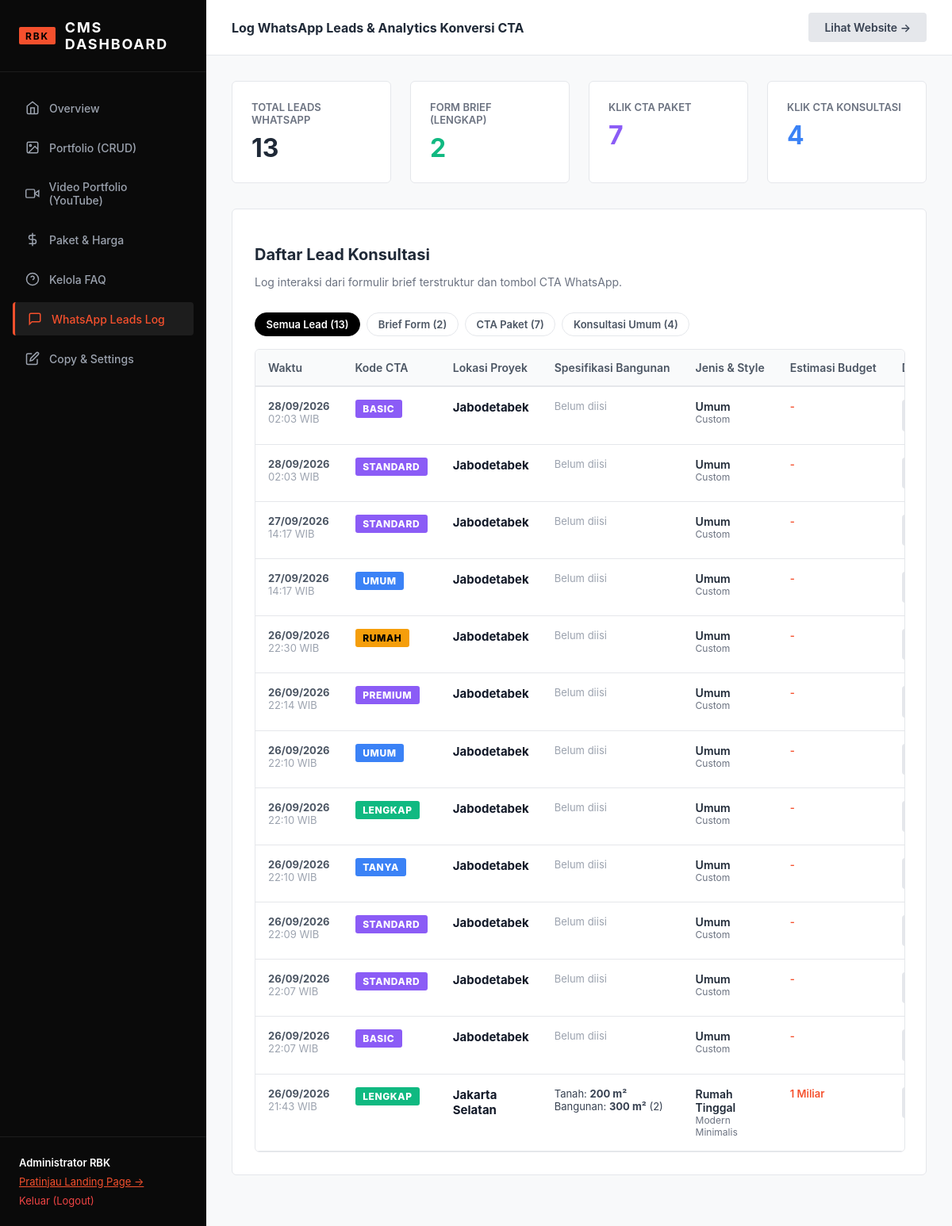
Page /admin/leads.php (signed in) on the earlier database version.
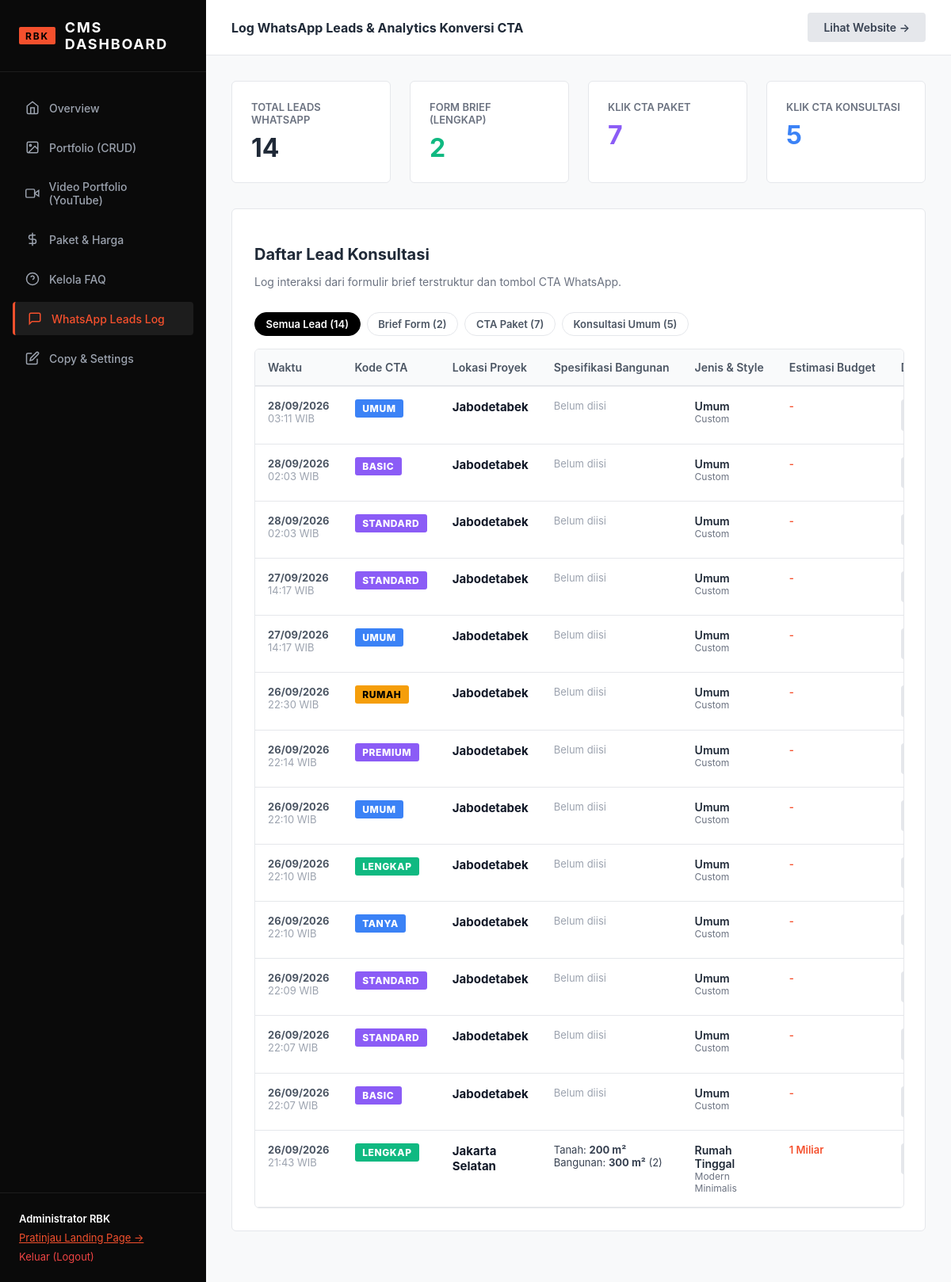
Same page on the later database version.
### tables this page shows
CREATE TABLE leads (
        id INTEGER PRIMARY KEY AUTOINCREMENT,
        name TEXT,
        wa_number TEXT,
        location TEXT,
        land_area TEXT,
        building_area TEXT,
        floors TEXT,
        building_type TEXT,
        style TEXT,
        budget TEXT,
        full_message TEXT,
        source_cta TEXT,
        status TEXT DEFAULT 'new',
        created_at DATETIME DEFAULT CURRENT_TIMESTAMP
    );

### config/auth.php (called while the page is built, shortened)
<?php
function e($string) {
    return htmlspecialchars($string ?? '', ENT_QUOTES, 'UTF-8');
}

### admin/leads.php (the view, shortened to what this page needs)
<?php
require_once __DIR__ . '/../config/auth.php';
$db = getDB();
$filter = $_GET['filter'] ?? 'all';
$sql = "SELECT * FROM leads";
$params = [];
$sql .= " ORDER BY created_at DESC";
$leads = $db->prepare($sql);
$leads->execute($params);
$leadsList = $leads->fetchAll();
$totalLeads = $db->query("SELECT COUNT(*) FROM leads")->fetchColumn();
$totalBriefs = $db->query("SELECT COUNT(*) FROM leads WHERE source_cta = 'LENGKAP'")->fetchColumn();
$totalPaket = $db->query("SELECT COUNT(*) FROM leads WHERE source_cta IN ('BASIC', 'STANDARD', 'PREMIUM', 'REKOMENDASI')")->fetchColumn();
$totalGeneral = $db->query("SELECT COUNT(*) FROM leads WHERE source_cta NOT IN ('LENGKAP', 'BASIC', 'STANDARD', 'PREMIUM', 'REKOMENDASI')")->fetchColumn();
?>
<!DOCTYPE html>
<html lang="id">
<head>
  <link rel="stylesheet" href="/assets/css/admin.css">
</head>
<body class="admin-body">
  <?php include __DIR__ . '/sidebar.php'; ?>
  <div class="admin-main">
    <div class="admin-topbar">
      <div><strong>Log WhatsApp Leads & Analytics Konversi CTA</strong></div>
      <a href="/" target="_blank" class="btn-admin btn-admin-secondary">Lihat Website &rarr;</a>
    </div>
    <div class="admin-content">
      <div class="stats-grid">
        <div class="stat-card">
          <div class="stat-label">Total Leads WhatsApp</div>
          <div class="stat-value"><?= $totalLeads; ?></div>
        </div>
        <div class="stat-card">
          <div class="stat-label">Form Brief (Lengkap)</div>
          <div class="stat-value" style="color: #10B981;"><?= $totalBriefs; ?></div>
        </div>
        <div class="stat-card">
          <div class="stat-label">Klik CTA Paket</div>
          <div class="stat-value" style="color: #8B5CF6;"><?= $totalPaket; ?></div>
        </div>
        <div class="stat-card">
          <div class="stat-label">Klik CTA Konsultasi</div>
          <div class="stat-value" style="color: #3B82F6;"><?= $totalGeneral; ?></div>
        </div>
      </div>
      <div class="card">
        <div style="display: flex; align-items: center; justify-content: space-between; flex-wrap: wrap; gap: 1rem; margin-bottom: 1rem;">
          <div>
            <h2 style="font-size: 1.25rem; font-weight: 700; margin-bottom: 0.25rem;">Daftar Lead Konsultasi</h2>
            <p style="font-size: 0.875rem; color: #6B7280;">Log interaksi dari formulir brief terstruktur dan tombol CTA WhatsApp.</p>
          </div>
          <div class="filter-pills" style="margin-bottom: 0;">
            <a href="/admin/leads.php?filter=all" class="filter-pill <?= $filter === 'all' ? 'active' : ''; ?>">Semua Lead (<?= $totalLeads; ?>)</a>
            <a href="/admin/leads.php?filter=brief" class="filter-pill <?= $filter === 'brief' ? 'active' : ''; ?>">Brief Form (<?= $totalBriefs; ?>)</a>
            <a href="/admin/leads.php?filter=paket" class="filter-pill <?= $filter === 'paket' ? 'active' : ''; ?>">CTA Paket (<?= $totalPaket; ?>)</a>
            <a href="/admin/leads.php?filter=umum" class="filter-pill <?= $filter === 'umum' ? 'active' : ''; ?>">Konsultasi Umum (<?= $totalGeneral; ?>)</a>
          </div>
        </div>
        <?php if (empty($leadsList)): ?>
          <div style="text-align: center; padding: 4rem 2rem; color: #9CA3AF; background: #F9FAFB; border-radius: 6px; border: 1px dashed #E5E7EB;">
            <svg width="48" height="48" viewBox="0 0 24 24" fill="none" stroke="currentColor" stroke-width="1.5" style="margin-bottom: 1rem; color: #D1D5DB;"><path d="M21 15a2 2 0 0 1-2 2H7l-4 4V5a2 2 0 0 1 2-2h14a2 2 0 0 1 2 2z"/></svg>
            <div style="font-size: 1rem; font-weight: 600; color: #374151;">Belum Ada Lead Tersimpan</div>
            <div style="font-size: 0.875rem; color: #6B7280; margin-top: 0.25rem;">Leads akan otomatis masuk ketika pengunjung mengklik CTA WhatsApp atau mengirim formulir brief.</div>
          </div>
        <?php else: ?>
          <div class="table-responsive">
            <table class="admin-table">
              <thead>
                <tr>
                  <th style="width: 130px;">Waktu</th>
                  <th style="width: 140px;">Kode CTA</th>
                  <th style="width: 180px;">Lokasi Proyek</th>
                  <th style="width: 200px;">Spesifikasi Bangunan</th>
                  <th style="width: 180px;">Jenis & Style</th>
                  <th style="width: 160px;">Estimasi Budget</th>
                  <th style="width: 160px;">Detail Brief</th>
                </tr>
              </thead>
              <tbody>
                <?php foreach ($leadsList as $lead): ?>
                  <?php
                    $ctaCode = strtoupper($lead['source_cta'] ?? 'UMUM');
                    $badgeClass = 'umum';
                    if ($ctaCode === 'LENGKAP') {
                        $badgeClass = 'lengkap';
                    } elseif (in_array($ctaCode, ['BASIC', 'STANDARD', 'PREMIUM', 'REKOMENDASI'])) {
                        $badgeClass = 'paket';
                    } elseif (in_array($ctaCode, ['SEBELUM-BANGUN', 'RUMAH', 'KOMERSIAL'])) {
                        $badgeClass = 'sebelum';
                    }
                  ?>
                  <tr>
                    <td style="white-space: nowrap; font-size: 0.8125rem; color: #4B5563;">
                      <strong><?= date('d/m/Y', strtotime($lead['created_at'])); ?></strong><br>
                      <span style="color: #9CA3AF;"><?= date('H:i', strtotime($lead['created_at'])); ?> WIB</span>
                    </td>
                    <td>
                      <span class="badge-cta <?= $badgeClass; ?>"><?= e($ctaCode); ?></span>
                    </td>
                    <td>
                      <strong style="color: #111827; font-size: 0.9375rem;"><?= e($lead['location'] ?? 'Jabodetabek'); ?></strong>
                    </td>
                    <td style="font-size: 0.8125rem; color: #374151;">
                      <?php if (!empty($lead['land_area']) || !empty($lead['building_area'])): ?>
                        <div>Tanah: <strong><?= e($lead['land_area'] ?? '-'); ?> m²</strong></div>
                        <div>Bangunan: <strong><?= e($lead['building_area'] ?? '-'); ?> m²</strong> (<?= e($lead['floors'] ?? '-'); ?>)</div>
                      <?php else: ?>
                        <span style="color: #9CA3AF;">Belum diisi</span>
                      <?php endif; ?>
                    </td>
                    <td>
                      <div style="font-weight: 600; color: #1F2937;"><?= e($lead['building_type'] ?? 'Umum'); ?></div>
                      <div style="font-size: 0.75rem; color: #6B7280;"><?= e($lead['style'] ?? 'Custom'); ?></div>
                    </td>
                    <td style="font-size: 0.8125rem; font-weight: 600; color: var(--admin-primary);">
                      <?= e($lead['budget'] ?? '-'); ?>
                    </td>
                    <td>
                      <button type="button" class="btn-admin btn-admin-secondary btn-view-brief" style="padding: 0.35rem 0.75rem; font-size: 0.75rem;" data-message="<?= e($lead['full_message']); ?>" data-cta="<?= e($ctaCode); ?>" data-date="<?= date('d M Y H:i', strtotime($lead['created_at'])); ?>">
                      </button>
                    </td>
                  </tr>
                <?php endforeach; ?>
              </tbody>
            </table>
          </div>
        <?php endif; ?>
      </div>
    </div>
  </div>
</body>
</html>

### admin/sidebar.php
<?php
$currentPage = basename($_SERVER['PHP_SELF']);
?>
<div class="admin-sidebar">
  <div class="sidebar-header">
    <span class="sidebar-badge">RBK</span>
    <span>CMS DASHBOARD</span>
  </div>
  <nav class="sidebar-nav">
    <a href="/admin/dashboard.php" class="sidebar-link <?= $currentPage == 'dashboard.php' ? 'active' : ''; ?>">
      <svg width="18" height="18" viewBox="0 0 24 24" fill="none" stroke="currentColor" stroke-width="2"><path d="M3 9l9-7 9 7v11a2 2 0 0 1-2 2H5a2 2 0 0 1-2-2z"/><polyline points="9 22 9 12 15 12 15 22"/></svg>
      Overview
    </a>
    <a href="/admin/portfolio.php" class="sidebar-link <?= $currentPage == 'portfolio.php' ? 'active' : ''; ?>">
      <svg width="18" height="18" viewBox="0 0 24 24" fill="none" stroke="currentColor" stroke-width="2"><rect x="3" y="3" width="18" height="18" rx="2"/><circle cx="8.5" cy="8.5" r="1.5"/><polyline points="21 15 16 10 5 21"/></svg>
      Portfolio (CRUD)
    </a>
    <a href="/admin/videos.php" class="sidebar-link <?= $currentPage == 'videos.php' ? 'active' : ''; ?>">
      <svg width="18" height="18" viewBox="0 0 24 24" fill="none" stroke="currentColor" stroke-width="2"><path d="M23 7l-7 5 7 5V7z"/><rect x="1" y="5" width="15" height="14" rx="2" ry="2"/></svg>
      Video Portfolio (YouTube)
    </a>
    <a href="/admin/pricing.php" class="sidebar-link <?= $currentPage == 'pricing.php' ? 'active' : ''; ?>">
      <svg width="18" height="18" viewBox="0 0 24 24" fill="none" stroke="currentColor" stroke-width="2"><line x1="12" y1="1" x2="12" y2="23"/><path d="M17 5H9.5a3.5 3.5 0 0 0 0 7h5a3.5 3.5 0 0 1 0 7H6"/></svg>
      Paket & Harga
    </a>
    <a href="/admin/faq.php" class="sidebar-link <?= $currentPage == 'faq.php' ? 'active' : ''; ?>">
      <svg width="18" height="18" viewBox="0 0 24 24" fill="none" stroke="currentColor" stroke-width="2"><circle cx="12" cy="12" r="10"/><path d="M9.09 9a3 3 0 0 1 5.83 1c0 2-3 3-3 3"/><line x1="12" y1="17" x2="12.01" y2="17"/></svg>
      Kelola FAQ
    </a>
    <a href="/admin/leads.php" class="sidebar-link <?= $currentPage == 'leads.php' ? 'active' : ''; ?>">
      <svg width="18" height="18" viewBox="0 0 24 24" fill="none" stroke="currentColor" stroke-width="2"><path d="M21 15a2 2 0 0 1-2 2H7l-4 4V5a2 2 0 0 1 2-2h14a2 2 0 0 1 2 2z"/></svg>
      WhatsApp Leads Log
    </a>
    <a href="/admin/content.php" class="sidebar-link <?= $currentPage == 'content.php' ? 'active' : ''; ?>">
      <svg width="18" height="18" viewBox="0 0 24 24" fill="none" stroke="currentColor" stroke-width="2"><path d="M11 4H4a2 2 0 0 0-2 2v14a2 2 0 0 0 2 2h14a2 2 0 0 0 2-2v-7"/><path d="M18.5 2.5a2.121 2.121 0 0 1 3 3L12 15l-4 1 1-4 9.5-9.5z"/></svg>
      Copy & Settings
    </a>
  </nav>
  <div class="sidebar-footer">
    <div style="margin-bottom: 0.5rem; color: #FFF; font-weight: 600;"><?= e($_SESSION['admin_user']['name'] ?? 'Admin'); ?></div>
    <a href="/" target="_blank" style="color: var(--admin-primary); text-decoration: underline; display: block; margin-bottom: 0.5rem;">Pratinjau Landing Page &rarr;</a>
    <a href="/admin/logout.php" style="color: #EF4444; text-decoration: none;">Keluar (Logout)</a>
  </div>
</div>

### assets/css/admin.css (style rules this page uses)
:root { --admin-sidebar-bg: #0A0A0A; --admin-content-bg: #F8F9FA; --admin-card-bg: #FFFFFF; --admin-border: #E5E7EB; --admin-text: #1F2937; --admin-muted: #6B7280; --admin-primary: #F5502D; --admin-primary-hover: #D83C1A; }
body.admin-body { font-family: 'Plus Jakarta Sans', -apple-system, sans-serif; background-color: var(--admin-content-bg); color: var(--admin-text); margin: 0; display: flex; min-height: 100vh; }
.admin-sidebar { width: 260px; background-color: var(--admin-sidebar-bg); color: #FFFFFF; display: flex; flex-direction: column; flex-shrink: 0; }
.sidebar-header { padding: 1.5rem; border-bottom: 1px solid rgba(255,255,255,0.08); font-weight: 700; font-size: 1.125rem; letter-spacing: 0.1em; display: flex; align-items: center; gap: 0.75rem; }
.sidebar-badge { background: var(--admin-primary); color: #000; padding: 0.2rem 0.5rem; font-size: 0.75rem; border-radius: 2px; }
.sidebar-nav { padding: 1.5rem 1rem; display: flex; flex-direction: column; gap: 0.5rem; flex-grow: 1; }
.sidebar-link { color: #9CA3AF; padding: 0.75rem 1rem; border-radius: 4px; text-decoration: none; font-size: 0.875rem; font-weight: 500; display: flex; align-items: center; gap: 0.75rem; transition: all 0.2s ease; }
.sidebar-link:hover, .sidebar-link.active { background: rgba(255, 255, 255, 0.08); color: #FFFFFF; }
.sidebar-link.active { border-left: 3px solid var(--admin-primary); color: var(--admin-primary); }
.sidebar-footer { padding: 1.5rem; border-top: 1px solid rgba(255,255,255,0.08); font-size: 0.8125rem; color: #6B7280; }
.admin-main { flex-grow: 1; display: flex; flex-direction: column; min-width: 0; overflow-x: hidden; }
.admin-topbar { background: #FFFFFF; padding: 1rem 2rem; border-bottom: 1px solid var(--admin-border); display: flex; align-items: center; justify-content: space-between; }
.admin-content { padding: 2rem; flex-grow: 1; }
.stats-grid { display: grid; grid-template-columns: repeat(4, 1fr); gap: 1.5rem; margin-bottom: 2rem; }
.stat-card { background: var(--admin-card-bg); padding: 1.5rem; border-radius: 6px; border: 1px solid var(--admin-border); display: flex; flex-direction: column; }
.stat-label { font-size: 0.8125rem; color: var(--admin-muted); font-weight: 600; text-transform: uppercase; margin-bottom: 0.5rem; }
.stat-value { font-size: 2rem; font-weight: 700; color: var(--admin-text); }
.card { background: var(--admin-card-bg); border: 1px solid var(--admin-border); border-radius: 6px; padding: 1.75rem; margin-bottom: 2rem; }
.btn-admin { padding: 0.625rem 1.25rem; font-size: 0.875rem; font-weight: 600; border-radius: 4px; border: none; cursor: pointer; display: inline-flex; align-items: center; gap: 0.5rem; text-decoration: none; }
.btn-admin-secondary { background: #E5E7EB; color: #374151; }
.table-responsive { width: 100%; overflow-x: auto; -webkit-overflow-scrolling: touch; margin-top: 1rem; border: 1px solid var(--admin-border); border-radius: 6px; }
.admin-table { width: 100%; border-collapse: collapse; font-size: 0.875rem; min-width: 900px; }
.admin-table th { background: #F9FAFB; font-weight: 600; color: #4B5563; padding: 0.875rem 1rem; text-align: left; border-bottom: 2px solid var(--admin-border); white-space: nowrap; }
.admin-table td { padding: 1rem; text-align: left; border-bottom: 1px solid var(--admin-border); vertical-align: top; }
.badge-cta { display: inline-block; padding: 0.25rem 0.6rem; font-size: 0.75rem; font-weight: 800; border-radius: 3px; letter-spacing: 0.05em; text-transform: uppercase; }
.badge-cta.lengkap { background: #10B981; color: #FFFFFF; }
.badge-cta.umum { background: #3B82F6; color: #FFFFFF; }
.badge-cta.paket { background: #8B5CF6; color: #FFFFFF; }
.badge-cta.sebelum { background: #F59E0B; color: #000000; }
.filter-pills { display: flex; gap: 0.5rem; flex-wrap: wrap; margin-bottom: 1.5rem; }
.filter-pill { padding: 0.4rem 0.85rem; font-size: 0.8125rem; font-weight: 600; border-radius: 20px; border: 1px solid var(--admin-border); background: #FFF; color: #4B5563; text-decoration: none; transition: all 0.2s ease; }
.filter-pill.active, .filter-pill:hover { background: #000; color: #FFF; border-color: #000; }

Differences in the rows shown:
added leads: created_at "28/09/2026", created_at "03:11", source_cta "UMUM", location "Jabodetabek", shows "Belum diisi", building_type "Umum", style "Custom", budget "-"
Other differences:
$totalLeads: "13" → "14"
$totalGeneral: "4" → "5"
